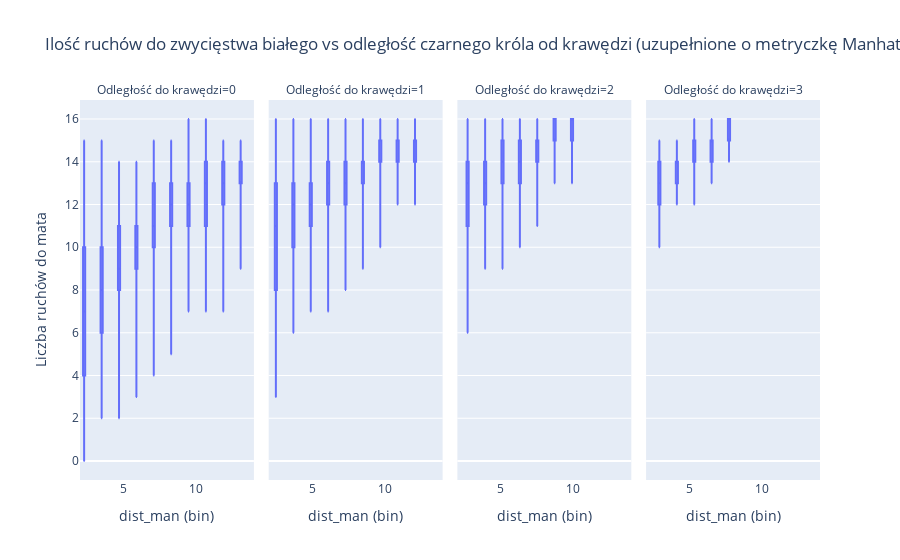

Notebook code cell kept with this figure:
### Code cell
dist_best = "dist_man"

n_bins = 10
bins = pd.cut(df_nd[dist_best], bins=n_bins)

tmp = df_nd[[dist_best, "black_to_edge", "white_depth_of_win"]].copy()
tmp["dist_bin"] = pd.cut(tmp[dist_best], bins=n_bins, include_lowest=True)
tmp["dist_mid"] = tmp["dist_bin"].apply(lambda b: round(b.mid, 2))

fig = px.box(
    tmp,
    x="dist_mid",
    y="white_depth_of_win",
    facet_col="black_to_edge",
    points=False,
    title="Ilość ruchów do zwycięstwa białego vs odległość czarnego króla od krawędzi (uzupełnione o metryczkę Manhattana)",
    labels={"dist_mid": f"{dist_best} (bin)", "white_depth_of_win": "Liczba ruchów do mata", "black_to_edge": "Odległość do krawędzi"}
)
fig.update_xaxes(categoryorder="category ascending")
fig.show()

### Figure 1 — Plotly figure (JSON) as saved in the notebook; plotly's stock layout.template omitted (floating-point values rounded to 4 significant figures; data arrays with more than 128 entries replaced by an {"elided": "..."} marker saying what was removed)
{"data": [{"alignmentgroup": "True", "boxpoints": false, "hovertemplate": "Odległość do krawędzi=0<br>dist_man (bin)=%{x}<br>Liczba ruchów do mata=%{y}<extra></extra>", "legendgroup": "", "marker": {"color": "#636efa"}, "name": "", "notched": false, "offsetgroup": "", "orientation": "v", "showlegend": false, "type": "box", "x": {"elided": "11745 float values"}, "x0": " ", "xaxis": "x", "y": {"elided": "11745 int values"}, "y0": " ", "yaxis": "y"}, {"alignmentgroup": "True", "boxpoints": false, "hovertemplate": "Odległość do krawędzi=1<br>dist_man (bin)=%{x}<br>Liczba ruchów do mata=%{y}<extra></extra>", "legendgroup": "", "marker": {"color": "#636efa"}, "name": "", "notched": false, "offsetgroup": "", "orientation": "v", "showlegend": false, "type": "box", "x": {"elided": "7489 float values"}, "x0": " ", "xaxis": "x2", "y": {"elided": "7489 int values"}, "y0": " ", "yaxis": "y2"}, {"alignmentgroup": "True", "boxpoints": false, "hovertemplate": "Odległość do krawędzi=2<br>dist_man (bin)=%{x}<br>Liczba ruchów do mata=%{y}<extra></extra>", "legendgroup": "", "marker": {"color": "#636efa"}, "name": "", "notched": false, "offsetgroup": "", "orientation": "v", "showlegend": false, "type": "box", "x": {"elided": "4514 float values"}, "x0": " ", "xaxis": "x3", "y": {"elided": "4514 int values"}, "y0": " ", "yaxis": "y3"}, {"alignmentgroup": "True", "boxpoints": false, "hovertemplate": "Odległość do krawędzi=3<br>dist_man (bin)=%{x}<br>Liczba ruchów do mata=%{y}<extra></extra>", "legendgroup": "", "marker": {"color": "#636efa"}, "name": "", "notched": false, "offsetgroup": "", "orientation": "v", "showlegend": false, "type": "box", "x": {"elided": "1512 float values"}, "x0": " ", "xaxis": "x4", "y": {"elided": "1512 int values"}, "y0": " ", "yaxis": "y4"}], "layout": {"annotations": [{"font": {}, "showarrow": false, "text": "Odległość do krawędzi=0", "x": 0.1175, "xanchor": "center", "xref": "paper", "y": 1, "yanchor": "bottom", "yref": "paper"}, {"font": {}, "showarrow": false, "text": "Odległość do krawędzi=1", "x": 0.3725, "xanchor": "center", "xref": "paper", "y": 1, "yanchor": "bottom", "yref": "paper"}, {"font": {}, "showarrow": false, "text": "Odległość do krawędzi=2", "x": 0.6275, "xanchor": "center", "xref": "paper", "y": 1, "yanchor": "bottom", "yref": "paper"}, {"font": {}, "showarrow": false, "text": "Odległość do krawędzi=3", "x": 0.8825, "xanchor": "center", "xref": "paper", "y": 1, "yanchor": "bottom", "yref": "paper"}], "boxmode": "group", "legend": {"tracegroupgap": 0}, "title": {"text": "Ilość ruchów do zwycięstwa białego vs odległość czarnego króla od krawędzi (uzupełnione o metryczkę Manhattana)"}, "xaxis": {"anchor": "y", "categoryorder": "category ascending", "domain": [0, 0.235], "title": {"text": "dist_man (bin)"}}, "xaxis2": {"anchor": "y2", "categoryorder": "category ascending", "domain": [0.255, 0.49], "matches": "x", "title": {"text": "dist_man (bin)"}}, "xaxis3": {"anchor": "y3", "categoryorder": "category ascending", "domain": [0.51, 0.745], "matches": "x", "title": {"text": "dist_man (bin)"}}, "xaxis4": {"anchor": "y4", "categoryorder": "category ascending", "domain": [0.765, 1.0], "matches": "x", "title": {"text": "dist_man (bin)"}}, "yaxis": {"anchor": "x", "domain": [0, 1], "title": {"text": "Liczba ruchów do mata"}}, "yaxis2": {"anchor": "x2", "domain": [0, 1], "matches": "y", "showticklabels": false}, "yaxis3": {"anchor": "x3", "domain": [0, 1], "matches": "y", "showticklabels": false}, "yaxis4": {"anchor": "x4", "domain": [0, 1], "matches": "y", "showticklabels": false}}}
